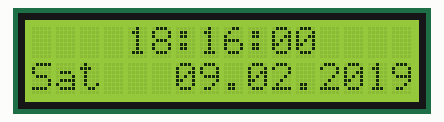
Simulated run of this sketch. Board: Arduino Uno, built with avr-gcc and run on an emulated ATmega328P. On the bench: 16×2 character LCD. The local clock reads 2024-03-15 10:24:30 at power-on unless the sketch sets it.

Above: at 0.1 s.
At 4.3 s:
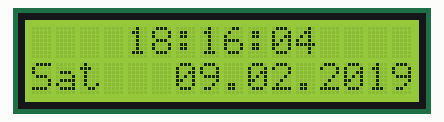
At 9.4 s:
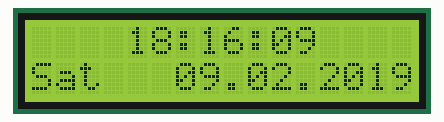
At 18.6 s:
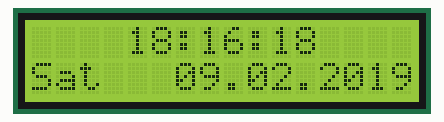
At 27.9 s:
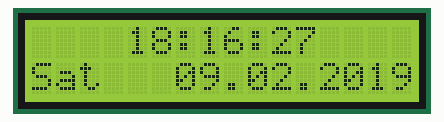
At 38.1 s:
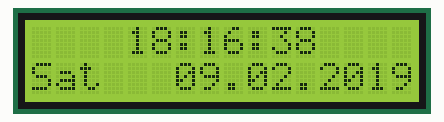

Measured:
- what the display in image 1 shows lasts 1.0 s, from 4.2 s to 5.2 s

The sketch:

clock.ino
```cpp
// DS1302:  RST pin    -> Arduino Digital 2
//          DATA pin   -> Arduino Digital 3
//          CLK pin  -> Arduino Digital 4

#include <DS1302.h>
#include <Wire.h>
#include <LiquidCrystal_I2C.h>

LiquidCrystal_I2C lcd(0x27, 2, 1, 0, 4, 5, 6, 7, 3, POSITIVE);


DS1302 rtc(2, 3, 4);


void setup()
{
  // Set the clock to run-mode, and disable the write protection
  rtc.halt(false);
  rtc.writeProtect(false);

  // Setup LCD to 16x2 characters
  lcd.begin(16, 2);

  // The following lines can be commented out to use the values already stored in the DS1302
rtc.setDOW("Saturday");        // Set Day-of-Week to FRIDAY
rtc.setTime(18, 16, 0);     // Set the time to 12:00:00 (24hr format)
rtc.setDate(9,2, 2019);   // Set the date to August 6th, 2010
}

void loop()
{
  // Display time centered on the upper line
  lcd.setCursor(4, 0);
  lcd.print(rtc.getTimeStr());

  // Display abbreviated Day-of-Week in the lower left corner
  lcd.setCursor(0, 1);
  lcd.print(rtc.getDOWStr(FORMAT_SHORT));

  // Display date in the lower right corner
  lcd.setCursor(6, 1);
  lcd.print(rtc.getDateStr());

  // Wait one second before repeating :)
  delay (1000);
}
```
